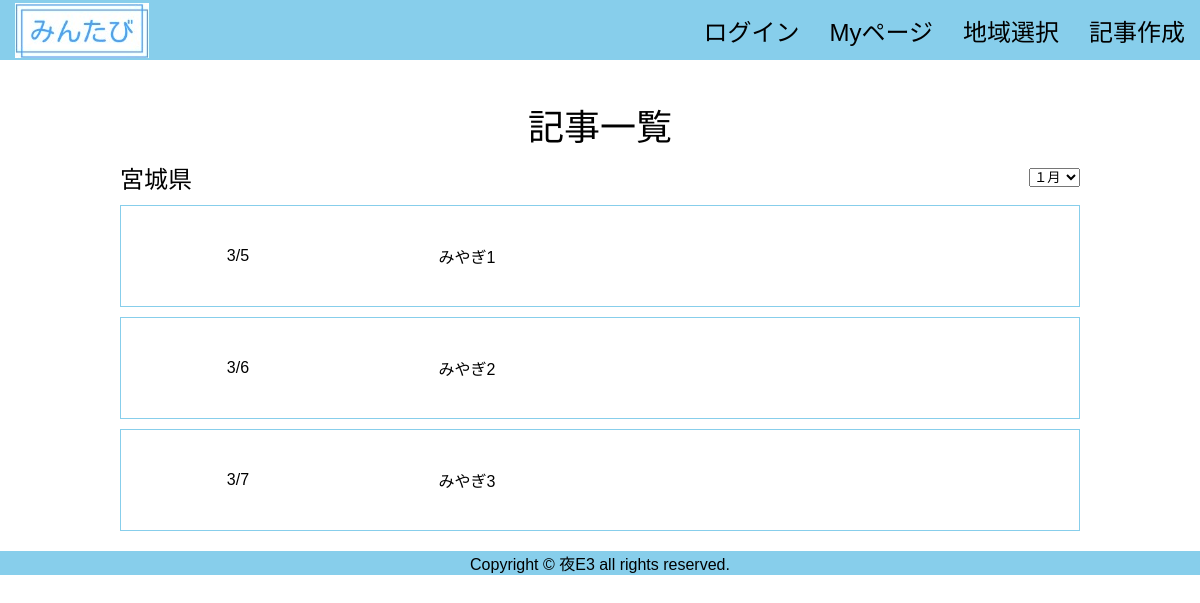
The app's page /thread/4 with its own data.
### tables this page shows
CREATE TABLE "Prefecture" (
	"No"	INTEGER,
	"area"	TEXT,
	PRIMARY KEY("No" AUTOINCREMENT)
);

CREATE TABLE "page" (
	"ID"	INTEGER PRIMARY KEY AUTOINCREMENT,
	"userID"	INTEGER,
	"editPASS"	TEXT,
	"title"	TEXT,
	"prefectures"	INTEGER,
	"month"	INTEGER,
	"date"	INTEGER,
	"flag"	INTEGER,
	"period"	TEXT
);

### app.py (the view)
@app.route('/thread/<int:areaid>', methods=["GET"])
def thread(areaid):
    conn = sqlite3.connect('flaskapp.db')
    c = conn.cursor()
    c.execute("select area from Prefecture where No=?", (areaid,))
    area = c.fetchone()
    c.execute(
        "select month, date, title from page where flag=0 and prefectures=?", (areaid,))
    page = []
    for row in c.fetchall():
        page.append({"month": row[0], "date": row[1], "title": row[2]})
    c.close()
    print(area)
    print(page)
    return render_template('thread.html', page=page, area=area)

### templates/thread.html (shortened to what this page needs)
<!DOCTYPE html>
{% extends 'base.html' %}
{% block content %}
    <div class="title">記事一覧</div>
    <div class="thread_box">
      <div class="area"><p>{{area[0]}}</p></div>
      <div class="month">
        <form action="#" method="post">
          <select name="month">
            <option value="1">１月</option>
          </select>
        </form>
      </div>
    </div>
   {% for item in page %}
   <div class="thread_box2">
     <div class="item1">{{item["month"]}}/{{item["date"]}}</div>
     <div class="item2">{{item["title"]}}</div>
   </div>
   {% endfor %}
{% endblock %}

### static/css/style.css (style rules this page uses)
html { overflow-y: scroll; }
body, h1, h2, h3, h4, h5, p, ul, ol, li, dl, dt, dd { margin: 0px; padding: 0px; }
body { font-family: "Noto Sans Japanese", "ヒラギノ角ゴ Pro W3", "Hiragino Kaku Gothic Pro", "ヒラギノ角ゴ ProN W3", "Hiragino Kaku Gothic ProN", "游ゴシック", YuGothic, "メイリオ", "Meiryo", "HGPｺﾞｼｯｸM", "Osaka", "ＭＳ Ｐゴシック", sans-serif, Century Gothic, Arial; }
.title { display: flex; justify-content: center; align-items: flex-end; font-size: 36px; height: 150px; }
.thread_box { display: flex; justify-content: space-between; font-size: 24px; margin: 10px 10%; }
.thread_box2 { display: flex; justify-content: flex-start; align-items: center; height: 100px; border: 1px solid skyblue; margin: 10px 10%; }
.item1 { width: 10%; padding: 10px; margin: 10%; }
.item2 { padding: 10px; text-align: left; }

### records on screen
Prefecture: area "宮城県"
page: month "3", date "5", title "みやぎ1"
page: month "3", date "6", title "みやぎ2"
page: month "3", date "7", title "みやぎ3"
